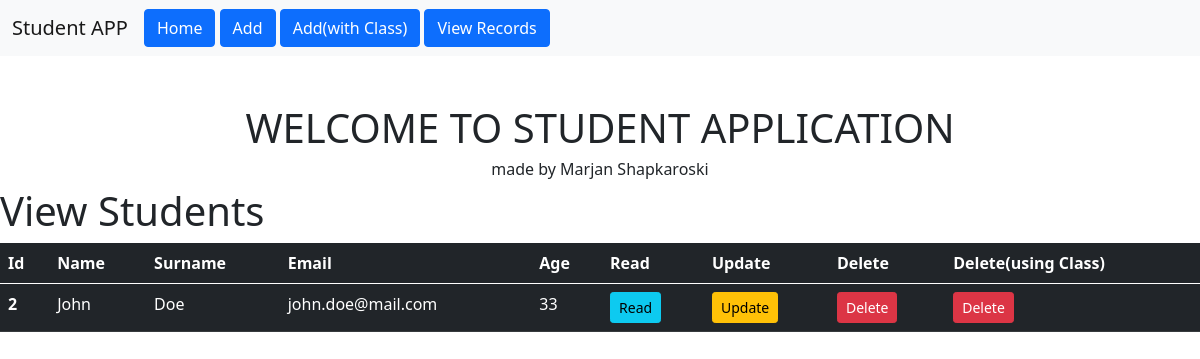
The page /student-record/2 on the database its author committed.
### student/models.py (models this page shows, shortened)
class Student(models.Model):
    name = models.CharField(max_length=100, blank=False, null=False, verbose_name='Student Name')
    surname = models.CharField(max_length=100, blank=False, null=False, verbose_name='Student Surname')
    email = models.EmailField(verbose_name='Student Email', validators=[EmailValidator])
    age = models.IntegerField(validators=[MinValueValidator(1), MaxValueValidator(100)])
    submitted = models.DateTimeField(auto_now_add=True)

### student/views.py (the view, shortened to what this page needs)
# urls.py: path('student-record/<pk>', ViewStudent.as_view(), name = 'view_class'),
class ViewStudent(DetailView):
    model = Student
    fields = ('name','surname','email','age')
    template_name = 'single_student.html'

### templates/single_student.html
{% extends 'index.html' %}
{% block content %}
<h1>View Students</h1>
<table class="table table-dark">
    <thead>
      <tr>
        <th scope="col">Id</th>
        <th scope="col">Name</th>
        <th scope="col">Surname</th>
        <th scope="col">Email</th>
        <th scope="col">Age</th>
        <th scope="col">Read</th>
        <th scope="col">Update</th>
        <th scope="col">Delete</th>
        <th scope="col">Delete(using Class)</th>
      </tr>
    </thead>
    <tbody>
          <tr>
              <th scope="row">{{ object.id }}</th>
              <td>{{ object.name }}</td>
              <td>{{ object.surname }}</td>
              <td>{{ object.email }}</td>
              <td>{{ object.age }}</td>
              <td><a href = "{% url 'read' object.pk %}" class ='btn btn-info btn-sm'>Read</a></td>
              <td><a href = "{% url 'update' object.pk %}" class ='btn btn-warning btn-sm'>Update</a></td>
              <td><a href = "{% url 'delete_fnc' object.pk %}" class ='btn btn-danger btn-sm'>Delete</a></td>
              <td><a href = "{% url 'delete_class' object.pk %}" class ='btn btn-danger btn-sm'>Delete</a></td>
          </tr>
    </tbody>
  </table>
{% endblock %}

### rows shown on the page
Student: id "2", name "John", surname "Doe", email "john.doe@mail.com", age "33"
